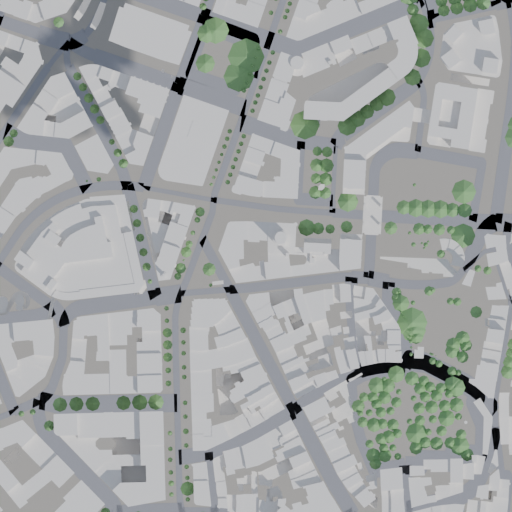
#> input picture scripts/tile_pipeline/assets/controlnet_test/tile_color.png, 512 x 512 px
$ python extract_intermediates.py assets/controlnet_test/tile_color.png out   (older library calls are emulated)
#> lines starting #> are read from the running program, lines starting #| are printed output that depends on the picture; after the words box and inside, x2 and y2 are one past the last pixel; in counts of white or black regions, pixels touching at a corner belong together
"""
Extract intermediate products from Blender shadow buffer for deck.gl enhancement.

This script demonstrates extracting useful data products:
1. Building mask (rooftops) - for LOD transitions
2. Ground contact shadows (AO) - for grounding buildings
3. Edge maps - for wireframe overlays
4. Tree crown silhouettes - for billboard generation
5. Shadow probability/softness - for soft AO textures
"""

import numpy as np
from PIL import Image, ImageFilter
from pathlib import Path
from typing import Tuple
import cv2


def load_shadow_buffer(path: str) -> np.ndarray:
    """Load shadow buffer as float32 array."""
    img = Image.open(path).convert("L")
    return np.array(img).astype(np.float32) / 255.0


def extract_building_mask(shadow_buffer: np.ndarray, percentile: float = 85) -> np.ndarray:
    """Extract bright areas (rooftops/lit surfaces) as building mask.

    In the shadow buffer:
    - Rooftops are brightest (direct sunlight, no occlusion)
    - Streets are medium gray (some ambient)
    - Shadows are dark

    Uses percentile-based threshold to adapt to different shadow buffer ranges.

    Returns:
        Binary mask where 1 = likely rooftop/building top
    """
    # Use adaptive threshold based on percentile
    threshold = np.percentile(shadow_buffer, percentile)
    mask = (shadow_buffer > threshold).astype(np.float32)
    return mask


def extract_shadow_contact(shadow_buffer: np.ndarray, kernel_size: int = 5) -> np.ndarray:
    """Extract ground contact shadows (ambient occlusion proxy).

    These are the darkest areas right at building bases where
    light has the hardest time reaching.

    Perfect for making buildings feel "grounded" in deck.gl.

    Returns:
        Float array where higher = stronger AO effect needed
    """
    # Invert: we want dark areas to be high values
    inverted = 1.0 - shadow_buffer

    # Apply morphological operations to get contact regions
    kernel = cv2.getStructuringElement(cv2.MORPH_ELLIPSE, (kernel_size, kernel_size))

    # Erode to focus on deep shadow areas
    eroded = cv2.erode(inverted, kernel, iterations=1)

    # Blur for soft falloff
    ao_map = cv2.GaussianBlur(eroded, (kernel_size * 2 + 1, kernel_size * 2 + 1), 0)

    return ao_map


def extract_edge_map(shadow_buffer: np.ndarray, low: int = 50, high: int = 150) -> np.ndarray:
    """Extract edges using Canny edge detection.

    The shadow buffer has sharp transitions at:
    - Building edges (rooftop to shadow)
    - Shadow terminator lines
    - Tree crown boundaries

    Returns:
        Binary edge map
    """
    # Convert to uint8 for Canny
    img_uint8 = (shadow_buffer * 255).astype(np.uint8)

    # Canny edge detection
    edges = cv2.Canny(img_uint8, low, high)

    return edges.astype(np.float32) / 255.0


def extract_shadow_softness(shadow_buffer: np.ndarray) -> np.ndarray:
    """Extract shadow softness/gradient map.

    Areas with gradual transitions = soft shadows (penumbra)
    Areas with sharp transitions = hard shadows

    This can be used as a "soft AO" texture in deck.gl.

    Returns:
        Gradient magnitude map (high = sharp transition)
    """
    # Sobel gradients
    grad_x = cv2.Sobel(shadow_buffer, cv2.CV_32F, 1, 0, ksize=3)
    grad_y = cv2.Sobel(shadow_buffer, cv2.CV_32F, 0, 1, ksize=3)

    # Gradient magnitude
    magnitude = np.sqrt(grad_x**2 + grad_y**2)

    # Normalize
    magnitude = magnitude / (magnitude.max() + 1e-6)

    return magnitude


def extract_tree_silhouettes(
    shadow_buffer: np.ndarray,
    building_mask: np.ndarray,
    min_blob_size: int = 50,
    max_blob_size: int = 2000,
) -> Tuple[np.ndarray, list]:
    """Extract tree crown silhouettes from shadow buffer.

    Trees cast distinctive circular/irregular shadows different from
    the rectangular building shadows.

    Returns:
        (tree_mask, list of (x, y, radius) for detected crowns)
    """
    # Get shadow regions (dark areas) - use adaptive threshold
    shadow_threshold = np.percentile(shadow_buffer, 30)
    shadow_mask = (shadow_buffer < shadow_threshold).astype(np.uint8)

    # Dilate building mask to exclude nearby shadows
    kernel = cv2.getStructuringElement(cv2.MORPH_ELLIPSE, (15, 15))
    building_dilated = cv2.dilate(building_mask.astype(np.uint8), kernel, iterations=1)

    # Remove building regions
    non_building_shadow = shadow_mask & (~building_dilated)

    # Find contours (potential tree shadows)
    contours, _ = cv2.findContours(
        non_building_shadow,
        cv2.RETR_EXTERNAL,
        cv2.CHAIN_APPROX_SIMPLE
    )

    tree_mask = np.zeros_like(shadow_buffer)
    tree_crowns = []

    for contour in contours:
        area = cv2.contourArea(contour)

        # Filter by size (trees are small-medium blobs)
        if min_blob_size < area < max_blob_size:
            # Get enclosing circle
            (x, y), radius = cv2.minEnclosingCircle(contour)

            # Check circularity (trees are roughly circular)
            perimeter = cv2.arcLength(contour, True)
            circularity = 4 * np.pi * area / (perimeter**2 + 1e-6)

            if circularity > 0.3:  # Reasonably circular
                tree_crowns.append((int(x), int(y), int(radius)))
                cv2.drawContours(tree_mask, [contour], -1, 1.0, -1)

    return tree_mask, tree_crowns


def create_ao_texture(
    shadow_buffer: np.ndarray,
    contact_strength: float = 0.7,
    soft_strength: float = 0.3,
) -> np.ndarray:
    """Create ambient occlusion texture for deck.gl ground plane.

    Combines:
    - Contact shadows (at building bases)
    - Soft shadow gradients (for penumbra)

    Returns:
        AO texture where 0 = full shadow, 1 = no shadow
    """
    # Get contact shadows
    contact = extract_shadow_contact(shadow_buffer)

    # Get soft shadow regions
    soft = 1.0 - shadow_buffer

    # Blend
    ao = contact * contact_strength + soft * soft_strength

    # Clamp
    ao = np.clip(ao, 0, 1)

    # Invert for typical AO convention (1 = no occlusion)
    return 1.0 - ao


def save_product(array: np.ndarray, path: str, colormap: str = None):
    """Save array as image, optionally with colormap."""
    if colormap:
        import matplotlib.pyplot as plt
        plt.imsave(path, array, cmap=colormap)
    else:
        img = Image.fromarray((array * 255).astype(np.uint8))
        img.save(path)


def process_shadow_buffer(input_path: str, output_dir: str):
    """Process shadow buffer and extract all intermediate products."""
#> called with input_path = 'assets/controlnet_test/tile_color.png', output_dir = 'out'
    output_dir = Path(output_dir)
    output_dir.mkdir(parents=True, exist_ok=True)

    print(f"Loading shadow buffer: {input_path}")
    shadow = load_shadow_buffer(input_path)
    print(f"  Shape: {shadow.shape}")
#|   Shape: (512, 512)
    print(f"  Range: [{shadow.min():.2f}, {shadow.max():.2f}]")
#|   Range: [0.00, 0.79]

    # 1. Building/rooftop mask
    print("\nExtracting building mask...")
    building_mask = extract_building_mask(shadow)
#> in extract_building_mask, `threshold = np.percentile(shadow_buffer, percentile)`: threshold = 0.749
#> in extract_building_mask, `mask = (shadow_buffer > threshold).astype(np.float32)`:
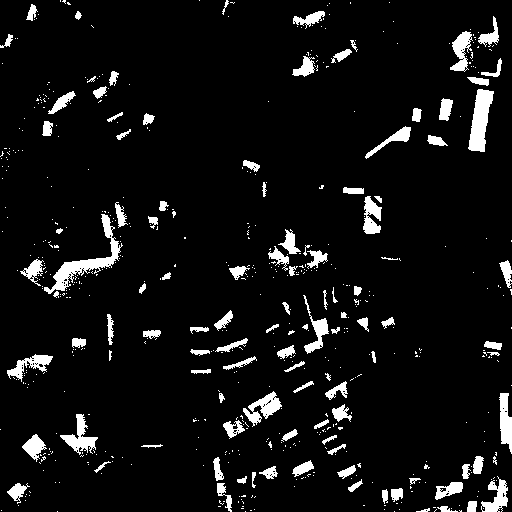
#> mask: shape (512, 512) float32; values 0 (black) and 1 (white), 6.7% white; 586 white regions (476 under 20 px), largest, box (x1, y1, x2, y2) and area: (44, 214, 123, 294) 1213, (468, 89, 494, 152) 959, (243, 391, 282, 427) 576
    save_product(building_mask, output_dir / "01_building_mask.png")
    print(f"  Saved: 01_building_mask.png")

    # 2. Ground contact AO
    print("\nExtracting contact shadows (AO)...")
    contact_ao = extract_shadow_contact(shadow)
    save_product(contact_ao, output_dir / "02_contact_ao.png")
    save_product(contact_ao, output_dir / "02_contact_ao_heat.png", colormap="hot")
    print(f"  Saved: 02_contact_ao.png")

    # 3. Edge map
    print("\nExtracting edge map...")
    edges = extract_edge_map(shadow)
#> in extract_edge_map, `edges = cv2.Canny(img_uint8, low, high)`: edges: shape (512, 512); 9.8% white in thin lines or dots
#> in extract_edge_map, `return edges.astype(np.float32) / 255.0`: returned value: shape (512, 512) float32; values 0 (black) and 1 (white), 9.8% white in thin lines or dots
    save_product(edges, output_dir / "03_edge_map.png")
    print(f"  Saved: 03_edge_map.png")

    # 4. Shadow softness/gradient
    print("\nExtracting shadow softness map...")
    softness = extract_shadow_softness(shadow)
    save_product(softness, output_dir / "04_shadow_softness.png")
    save_product(softness, output_dir / "04_shadow_softness_heat.png", colormap="plasma")
#> in save_product (call 6), `plt.imsave(path, array, cmap=colormap)`:
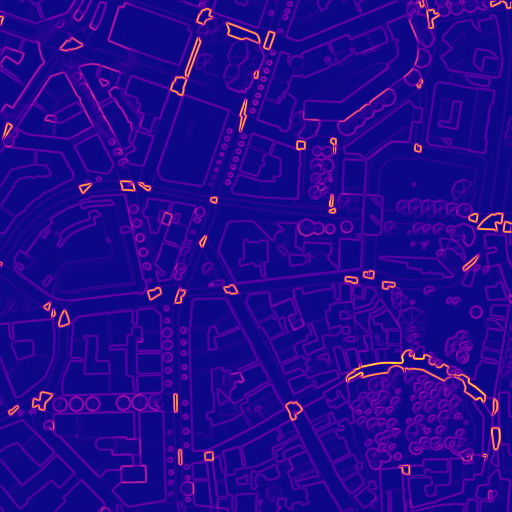
#> saved as 04_shadow_softness_heat.png: shape (512, 512, 3); mean R, G, B 35.8, 7.5, 141
    print(f"  Saved: 04_shadow_softness.png")

    # 5. Tree silhouettes
    print("\nExtracting tree silhouettes...")
    tree_mask, crowns = extract_tree_silhouettes(shadow, building_mask)
#> in extract_tree_silhouettes, `shadow_threshold = np.percentile(shadow_buffer, 30)`: shadow_threshold = 0.612
#> in extract_tree_silhouettes, `shadow_mask = (shadow_buffer < shadow_threshold).astype(np.uint8)`: shadow_mask: shape (512, 512); values 0 (black) and 1 (white), 29.5% white; 252 white regions (167 under 20 px), largest, box (x1, y1, x2, y2) and area: (0, 0, 512, 512) 70020, (113, 437, 146, 486) 899, (109, 87, 143, 131) 605
#> in extract_tree_silhouettes, `building_dilated = cv2.dilate(building_mask.astype(np.uint8), kernel, ..`: building_dilated: shape (512, 512); values 0 (black) and 1 (white), 35.1% white; 68 white regions, largest, box (x1, y1, x2, y2) and area: (259, 277, 402, 462) 12156, (330, 378, 512, 512) 9070, (10, 190, 138, 305) 7155
#> in extract_tree_silhouettes, `non_building_shadow = shadow_mask & (~building_dilated)`:
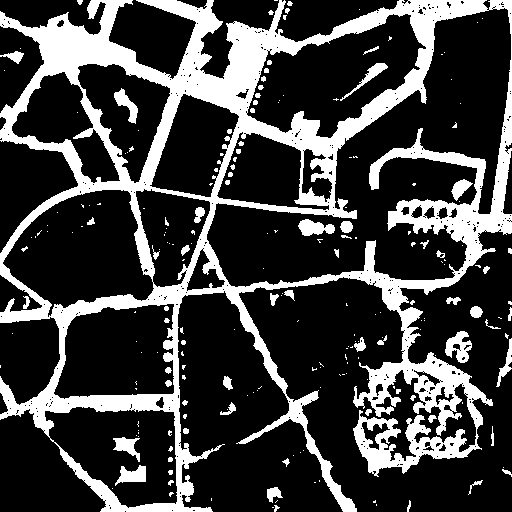
#> non_building_shadow: shape (512, 512); values 0 (black) and 1 (white), 25.1% white; 212 white regions (140 under 20 px)
#> in extract_tree_silhouettes, `contours, _ = cv2.findContours( non_building_shadow, cv2.RETR_EXTERNAL..`: contours = 100 contours, 78 with area under 20; largest, box (x1, y1, x2, y2) and area: (0, 0, 512, 512) 164113, (445, 331, 472, 363) 470, (496, 338, 512, 387) 178, (267, 487, 283, 503) 124, (0, 51, 24, 64) 117
#> the loop in extract_tree_silhouettes, `for contour in contours:` made 100 passes
#> (area, x, y, radius, perimeter, circularity) on passes 8, 25, 36, 57, 59, 64, 77, 81, 85, 91: (124, 274, 494, 8.58, 55.8, 0.5), (59.5, 227, 409.3, 8.38, 52.87, 0.267), (73, 228, 382, 7.21, 39.8, 0.579), (177.5, 503.5, 362, 25.14, 120.7, 0.153), (80.5, 359.5, 344, 7.43, 43.21, 0.542), (470, 460, 346.5, 16, 133.4, 0.332), (100.5, 475.9, 311.5, 6.1, 38.38, 0.857), (53.5, 453, 300, 7.07, 43.21, 0.36), (51, 272.8, 298.7, 6.36, 36.14, 0.491), (117, 11.5, 54.5, 11.6, 61.94, 0.383)
#> area on passes 10, 12, 14, 18, 20, 22: 25.5, 20.5, 20.5, 22, 31, 22
#> after the loop in extract_tree_silhouettes, `for contour in contours:`:
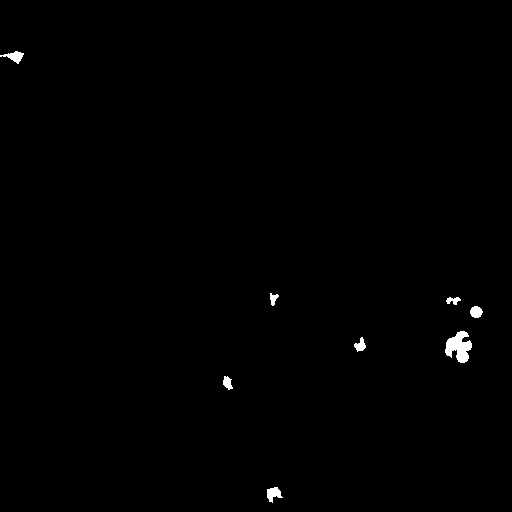
#> tree_mask: shape (512, 512) float32; values 0 (black) and 1 (white), 0.49% white; 8 white regions, largest, box (x1, y1, x2, y2) and area: (445, 331, 472, 363) 529, (267, 487, 283, 503) 150, (0, 51, 24, 64) 144
#> after the loop in extract_tree_silhouettes, `for contour in contours:`: tree_crowns = [(273, 494, 8), (228, 382, 7), (359, 344, 7), (460, 346, 16), (475, 311, 6), (453, 300, 7), (272, 298, 6), (11, 54, 11)]
#> crowns has the same summary as tree_crowns in extract_tree_silhouettes
    save_product(tree_mask, output_dir / "05_tree_silhouettes.png")
    print(f"  Found {len(crowns)} potential tree crowns")
#|   Found 8 potential tree crowns
    print(f"  Saved: 05_tree_silhouettes.png")

    # 6. Combined AO texture (ready for deck.gl)
    print("\nCreating combined AO texture...")
    ao_texture = create_ao_texture(shadow)
#> in create_ao_texture, `ao = contact * contact_strength + soft * soft_strength`:
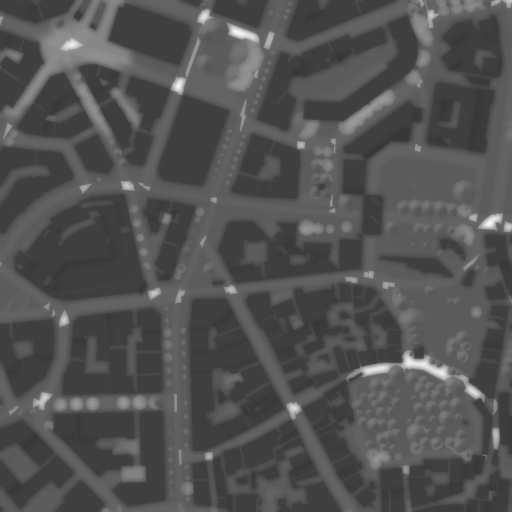
#> ao: shape (512, 512) float32; min 0.212, max 0.968, mean 0.327
#> in create_ao_texture, `return 1.0 - ao`:
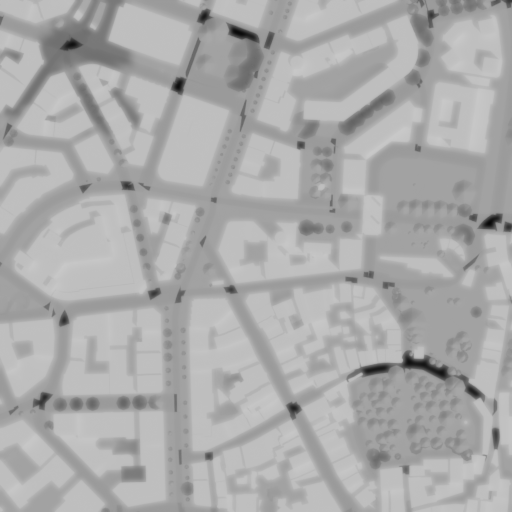
#> returned value: shape (512, 512) float32; min 0.0324, max 0.788, mean 0.673
    save_product(ao_texture, output_dir / "06_ao_texture.png")
    print(f"  Saved: 06_ao_texture.png")

    # 7. Create comparison image
    print("\nCreating comparison grid...")
    create_comparison_grid(
        shadow, building_mask, contact_ao, edges, softness, tree_mask, ao_texture,
        output_dir / "07_comparison.png"
    )
#> the loop in create_comparison_grid, `for ax, (title, data, cmap) in zip(axes.flat, titles):` made 8 passes
#> in create_comparison_grid, `plt.savefig(output_path, dpi=150, bbox_inches="tight")`:
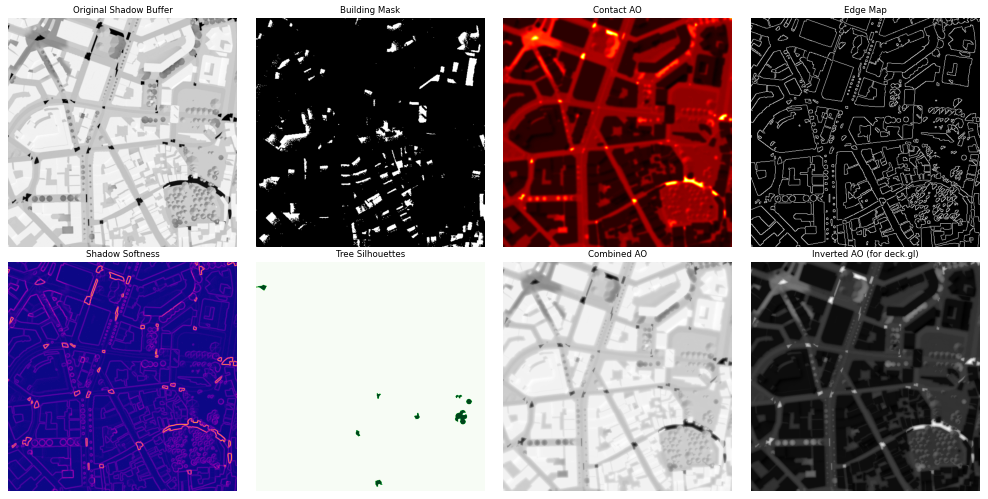
#> figure drawn by matplotlib, 8 panels
    print(f"  Saved: 07_comparison.png")

    print("\n✓ All products extracted!")
    return {
        "building_mask": building_mask,
        "contact_ao": contact_ao,
        "edges": edges,
        "softness": softness,
        "tree_mask": tree_mask,
        "tree_crowns": crowns,
        "ao_texture": ao_texture,
    }


def create_comparison_grid(
    shadow, building_mask, contact_ao, edges, softness, tree_mask, ao_texture,
    output_path: str
):
    """Create side-by-side comparison of all products."""
    import matplotlib.pyplot as plt

    fig, axes = plt.subplots(2, 4, figsize=(16, 8))

    titles = [
        ("Original Shadow Buffer", shadow, "gray"),
        ("Building Mask", building_mask, "gray"),
        ("Contact AO", contact_ao, "hot"),
        ("Edge Map", edges, "gray"),
        ("Shadow Softness", softness, "plasma"),
        ("Tree Silhouettes", tree_mask, "Greens"),
        ("Combined AO", ao_texture, "gray"),
        ("Inverted AO (for deck.gl)", 1 - ao_texture, "gray"),
    ]

    for ax, (title, data, cmap) in zip(axes.flat, titles):
        ax.imshow(data, cmap=cmap)
        ax.set_title(title, fontsize=10)
        ax.axis("off")

    plt.tight_layout()
    plt.savefig(output_path, dpi=150, bbox_inches="tight")
    plt.close()


if __name__ == "__main__":
    import sys

    if len(sys.argv) < 2:
        # Default to test output
        input_path = "test_output/blender/real_shadow_buffer.png"
        output_dir = "test_output/intermediates"
    else:
        input_path = sys.argv[1]
        output_dir = sys.argv[2] if len(sys.argv) > 2 else "test_output/intermediates"

    process_shadow_buffer(input_path, output_dir)

$ run again, on scripts/tile_pipeline/assets/controlnet_test/tile_normal.png
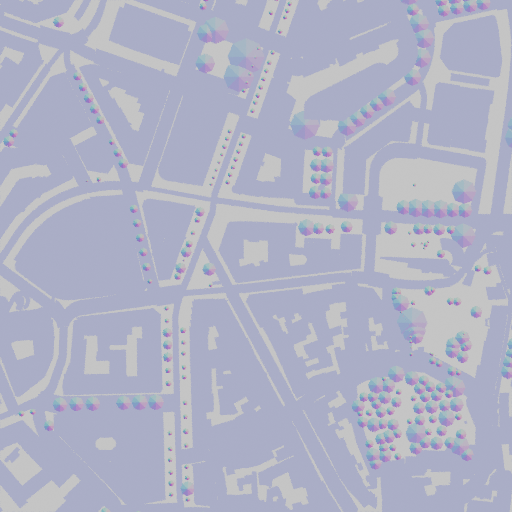
#> input picture scripts/tile_pipeline/assets/controlnet_test/tile_normal.png, 512 x 512 px
#|   Shape: (512, 512)
#|   Range: [0.48, 0.77]
#> threshold = 0.769
#> mask: shape (512, 512) float32; values 0 (black) and 1 (white), 12.3% white in thin lines or dots
#> edges: shape (512, 512); 3.8% white in thin lines or dots
#> in save_product (call 6), `plt.imsave(path, array, cmap=colormap)`:
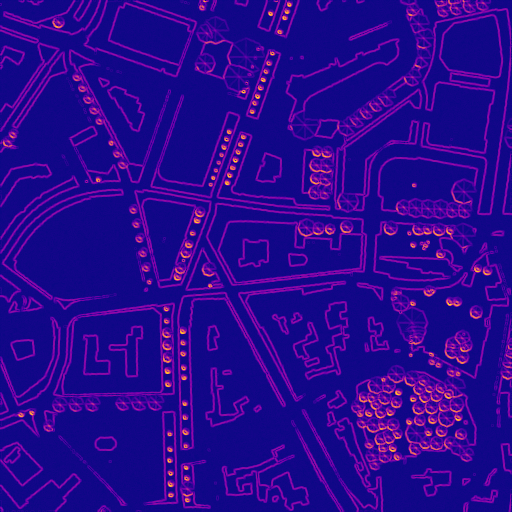
#> saved as 04_shadow_softness_heat.png: shape (512, 512, 3); mean R, G, B 40.6, 7.2, 142
#> shadow_threshold = 0.686
#> shadow_mask: shape (512, 512); values 0 (black) and 1 (white), 4.7% white; 216 white regions (111 under 20 px), largest, box (x1, y1, x2, y2) and area: (397, 202, 471, 219) 612, (391, 289, 423, 344) 560, (228, 45, 260, 73) 379
#> building_dilated: shape (512, 512); values 0 (black) and 1 (white), 66.1% white; 85 black regions (51 under 20 px), largest, box (x1, y1, x2, y2) and area: (182, 274, 512, 512) 22231, (89, 0, 448, 193) 21816, (0, 396, 180, 512) 10293
#> non_building_shadow: shape (512, 512); values 0 (black) and 1 (white), 1.6% white; 89 white regions (41 under 20 px)
#> contours = 89 contours, 52 with area under 20; largest, box (x1, y1, x2, y2) and area: (402, 206, 471, 219) 416, (391, 289, 417, 340) 363, (235, 49, 257, 73) 212, (411, 22, 428, 48) 178, (295, 120, 310, 141) 153
#> the loop in extract_tree_silhouettes, `for contour in contours:` made 89 passes
#> (area, x, y, radius, perimeter, circularity) on passes 5, 6, 13, 14, 15, 16, 17, 18: (62.5, 373, 461, 8.6, 54.87, 0.261), (141, 461.5, 451.5, 12.1, 63.6, 0.438), (73.5, 91.43, 404.5, 6.59, 37.56, 0.655), (77.5, 138, 404, 7.62, 40.38, 0.597), (72, 122.2, 404.2, 6.95, 42.63, 0.498), (57, 58.94, 405, 7.14, 40.63, 0.434), (73, 155, 403, 7.28, 44.63, 0.461), (73.5, 74.95, 404.3, 7.08, 42.87, 0.503)
#> after the loop in extract_tree_silhouettes, `for contour in contours:`:
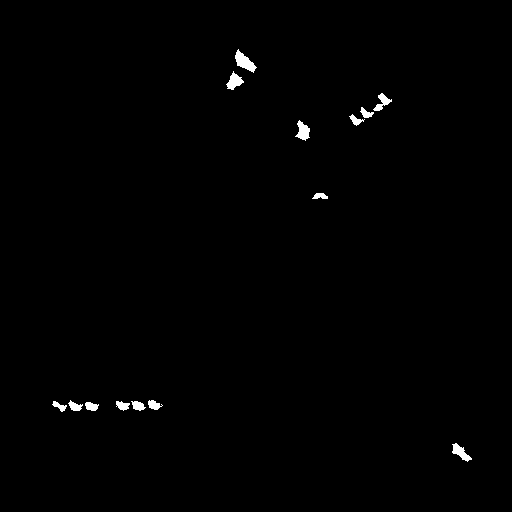
#> tree_mask: shape (512, 512) float32; values 0 (black) and 1 (white), 0.64% white; 14 white regions, largest, box (x1, y1, x2, y2) and area: (235, 49, 257, 73) 243, (295, 120, 310, 141) 180, (226, 71, 244, 90) 175
#> after the loop in extract_tree_silhouettes, `for contour in contours:`: tree_crowns = [(461, 451, 12), (91, 404, 6), (138, 404, 7), (122, 404, 6), (58, 404, 7), (155, 403, 7), (74, 404, 7), (319, 197, 7), (302, 130, 10), (356, 117, 7), (366, 110, 6), (381, 103, 10), (233, 80, 9), (245, 60, 13)]
#> crowns has the same summary as tree_crowns in extract_tree_silhouettes
#|   Found 14 potential tree crowns
#> the loop in create_comparison_grid, `for ax, (title, data, cmap) in zip(axes.flat, titles):` made 8 passes
